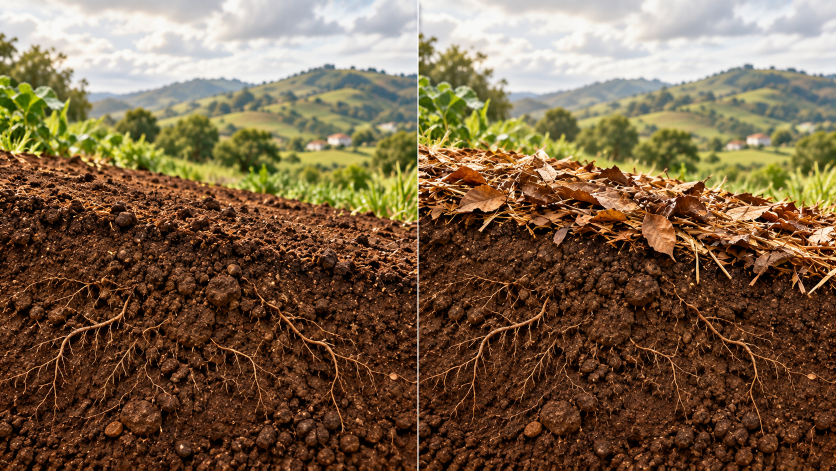
#> input picture docs/media/studies-animation-quality/soil-rain/source.png, 1672 x 941 px (shown at 1/2 size)
$ python prototype-render.py
#> lines starting #> are read from the running program, lines starting #| are printed output that depends on the picture
from pathlib import Path
import math,random,subprocess
from PIL import Image,ImageDraw,ImageFont,ImageFilter
root=Path(__file__).resolve().parents[4]
w,h,footer,fps=1600,900,160,24
src=Image.open(root/'docs/media/studies-animation-quality/soil-rain/source.png').convert('RGB').resize((w,h),Image.Resampling.LANCZOS)
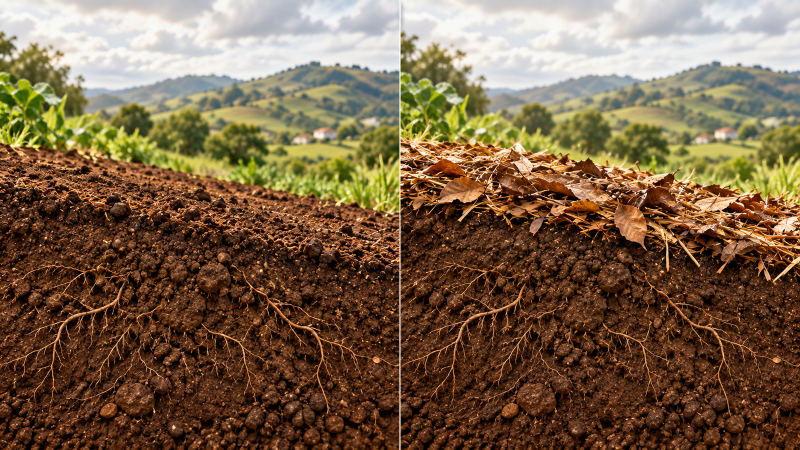
#> src: PIL image 1600x900 RGB (shown at 1/2 size); mean R, G, B 122.3, 98.6, 71.9
rng=random.Random(927)
# The same particles hit matching horizontal positions in both panels. These are
# qualitative teaching marks, not a rainfall measurement or runoff simulation.
particles=[(rng.uniform(15,785),rng.uniform(0,1),rng.uniform(.75,1.3),rng.uniform(17,28)) for _ in range(75)]
font=ImageFont.truetype('/System/Library/Fonts/Supplemental/Arial.ttf',64)
small=ImageFont.truetype('/System/Library/Fonts/Supplemental/Arial.ttf',31)
output=Path('/Users/roryclark/Downloads/ImbewuField-Animation-Quality-2026-09-20/soil-rain-prototype.mp4')
def surface(x,covered):
 return (285 if covered else 302)+.226*x

def frame(t):
 out=Image.new('RGB',(w,h+footer),'#143a2b');art=src.copy()
 overlay=Image.new('RGBA',(w,h));d=ImageDraw.Draw(overlay)
 strength=min(1,max(0,(t-1)/1.5))
 for panel in range(2):
  offset=panel*800
  for n,(x,phase,speed,length) in enumerate(particles):
   floor=surface(x,panel==1)
   cyc=(t*speed+phase)%1.65
   fall=.95; impact=cyc-fall
   if cyc<fall:
    u=cyc/fall;y=-40+(floor+40)*u
    # Thin translucent streaks keep the material in view, with a bright leading drop.
    alpha=round((80+60*(n%3)/2)*strength)
    d.line((offset+x-2,y-length,offset+x,y),fill=(202,223,229,alpha),width=2)
    d.ellipse((offset+x-1,y-2,offset+x+1,y+1),fill=(231,243,246,alpha))
   elif impact<.32:
    for k in range(4):
     direction=(-1 if k%2 else 1);v=25+11*k
     dx=direction*v*impact;dy=-70*impact+220*impact*impact
     a=round(170*(1-impact/.32)*strength)
     d.ellipse((offset+x+dx-1,floor+dy-1,offset+x+dx+1,floor+dy+1),fill=(214,228,233,a))
    if panel==0:
     for k in range(3):
      dx=(k-1)*(45+8*(n%3))*impact;dy=-52*impact+205*impact*impact
      a=round(245*(1-impact/.32)*strength)
      d.ellipse((offset+x+dx-2,floor+dy-2,offset+x+dx+2,floor+dy+2),fill=(113,72,38,a))
 art=Image.alpha_composite(art.convert('RGBA'),overlay).convert('RGB')
 out.paste(art,(0,0));d=ImageDraw.Draw(out)
 d.line((800,0,800,h),fill='#f1e6c4',width=2)
 d.text((32,h+26),'Bare soil',font=font,fill='#fffdf5');d.text((830,h+26),'Mulched soil',font=font,fill='#fffdf5')
 d.text((32,h+111),'SAME RAIN · CONCEPT ILLUSTRATION',font=small,fill='#d8dbbe')
 return out
#> (the run stopped early here; a loop or call above may not have finished)
